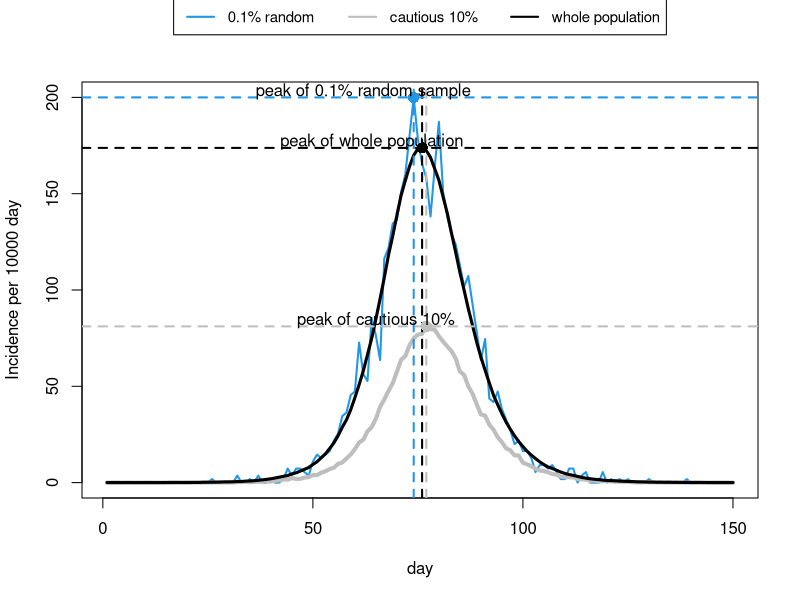
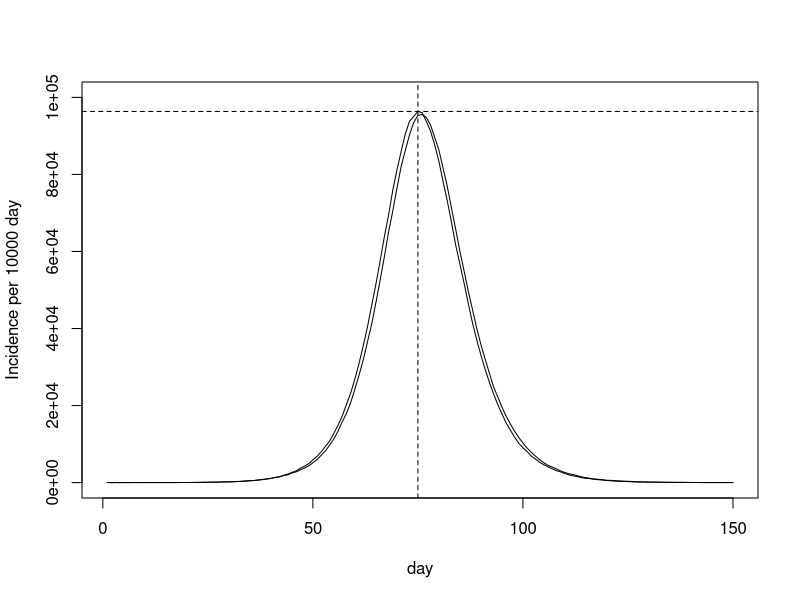

Here is the R script that generated these plots, in order: (Note: a time limit stopped this script after it produced the figures.)
seir <- function(n=5.5e+6,ne=10,nt=150,gamma=1/3,delta=1/5) {
  ## SEIR stochastic simulation model.
  ## n = population size; ne = initially at E state; nt = number of days ## gamma = daily prob E -> I; delta = daily prob I -> R;
  lambda <- 0.4/n
  x <- rep(0,n) ## initialize to susceptible state
  beta <- rlnorm(n,0,0.5); beta <- beta/mean(beta) ## individual infection rates 
  #Now we want to find:
  #1. the number of new infections each day
  #2. the number of new infections among the 10% of the population with the lowest βi values
  #3. the number of new infections in a random sample of 0.1% of the population.
  #So we firstly create list of index with the following features
  index1 <- order(beta)[1:(0.1*n)]#create a list of index of the number among the 10% of the population in increasing order using 'order' function  
  index2 <- sample(n,0.001*n,replace=FALSE)#creat a list of index of the number in a random sample of 0.1% of the population
  x[1:ne] <- 1 ## create some infectives
  #After creating the index lists, we now going to record the number of new infections 
  S <- E_new <- E_low <- E_random <- S_low <- S_random <-rep(0,nt) ## E <- I <- R <-  set up storage for pop in each state 
  S[1] <- E_new[1] <- n-ne;
  S_low[1] <- sum(x[index1]==0); S_random[1] <- sum(x[index2]==0)
  E_low[1] <- sum(x[index1]==1); E_random[1] <- sum(x[index2]==1) ## initialize
  for (i in 2:nt) { ## loop over days
    u <- runif(n) ## uniform random deviates
    Iota<-sum(beta[x==1])
    x[x==2&u<delta] <- 3 ## I -> R with prob delta 
    x[x==1&u<gamma] <- 2 ## E -> I with prob gamma 
    x[x==0&u<lambda*beta*Iota] <- 1 ## S -> E with prob beta*I[i-1] 
    S[i] <- sum(x==0) #; E[i] <- sum(x==1); I[i] <- sum(x==2); R[i] <- sum(x==3)
    S_low[i]<- sum(x[index1]==0); S_random[i]<- sum(x[index2]==0)
    E_new[i]<- S[i-1]-S[i]; E_low[i]<- S_low[i-1]-S_low[i]; E_random[i]<- S_random[i-1]-S_random[i]
  }
  E_new[1] <- ne
  list(S=S,beta=beta,E_new=E_new,E_low=E_low,E_random=E_random) #E=E,I=I,R=R,
} ## seir
set.seed(3)
ep <- seir() ## run simulation 

n=5.5e+6
ep_new <- ep$E_new/n*10000
ep_low <- ep$E_low/n/0.1*10000
ep_random <- ep$E_random/n/0.001*10000

plot(ep_random,ylim=c(0,max(ep_new,ep_low,ep_random)),xlab="day",ylab="Incidence per 10000 day", type="l",col=4,lwd=2) ## E black
lines(ep_low,col="grey",lwd=4); lines(ep_new, col="black",lwd=3)

abline(h=max(ep_new), v=which(ep_new == max(ep_new)), lty=2, col="black", lwd=2)
abline(h=max(ep_low), v=which(ep_low == max(ep_low)), lty=2, col= "grey",lwd=2)
abline(h=max(ep_random), v=which(ep_random == max(ep_random)), lty=2, col=4,lwd=2)

points(which(ep_new == max(ep_new)),max(ep_new), col="black",cex=1.5,pch=16)
text(which(ep_new == max(ep_new))-12,max(ep_new)+3, "peak of whole population")

points(which(ep_low == max(ep_low)),max(ep_low), col="grey",cex=1.5,pch=16)
text(which(ep_low == max(ep_low))-12,max(ep_low)+3, "peak of cautious 10%")

points(which(ep_random == max(ep_random)),max(ep_random), col=4,cex=1.5,pch=16)
text(which(ep_random == max(ep_random))-12,max(ep_random)+3, "peak of 0.1% random sample")
#zoom

legend("top",legend=c("0.1% random","cautious 10%","whole population"),inset=c(0,-0.2),
       col=c(4,"grey","black"),lty=1,lwd=2,xpd = TRUE,horiz=T,cex=0.9)



plot(ep$E_new,ylim=c(0,100000),xlab="day",ylab="Incidence per 10000 day",type="l",col="black",lwd=1) ## E black

for (i in 1:9) {
  n=5.5e+6
  ep<-seir()
  ep_new <- ep$E_new
  lines(ep_new,col="black",lwd=1)
  abline(h=max(ep_new), v=which(ep_new == max(ep_new)), lty=2, col="black", lwd=1)
}
